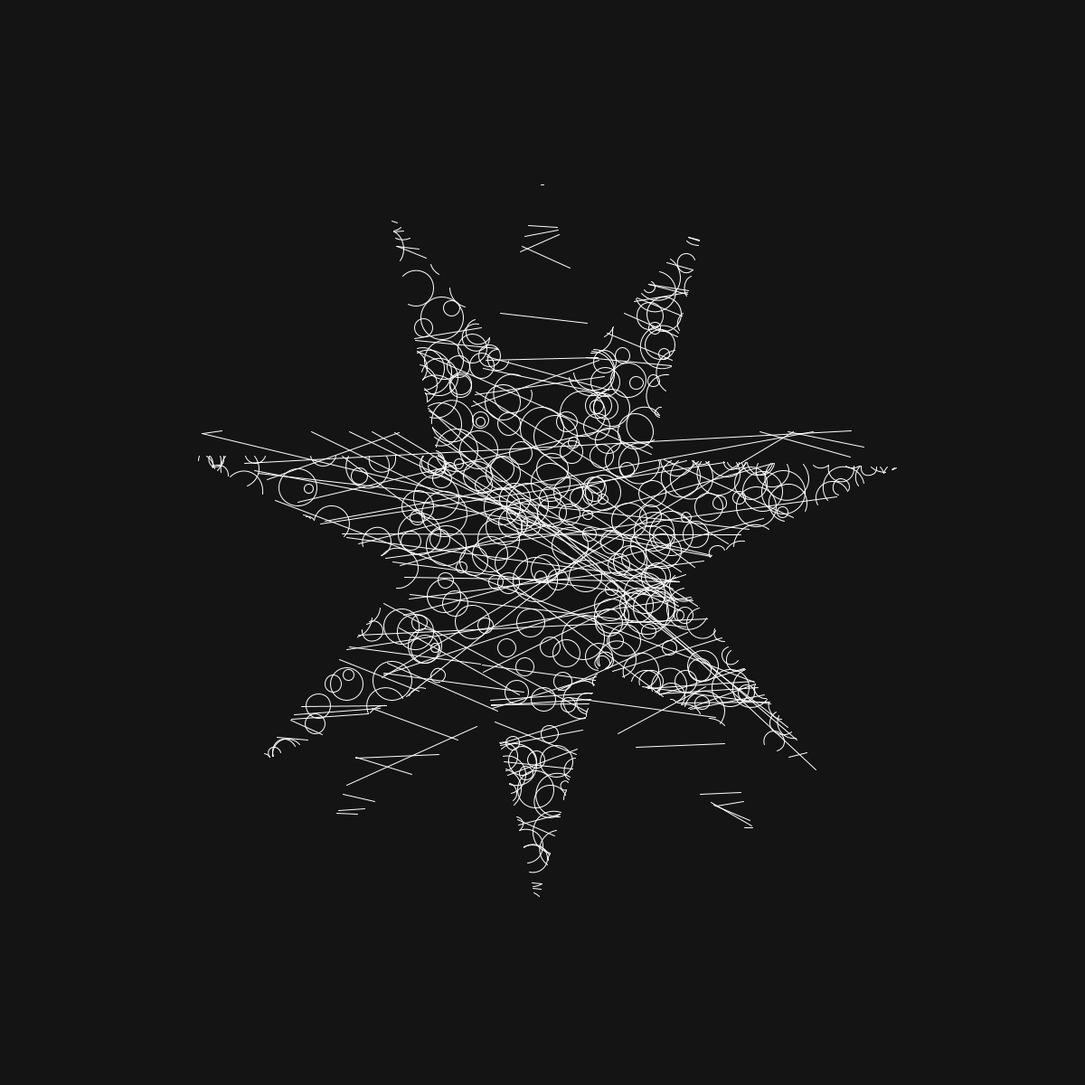
Frame 1 (no input)
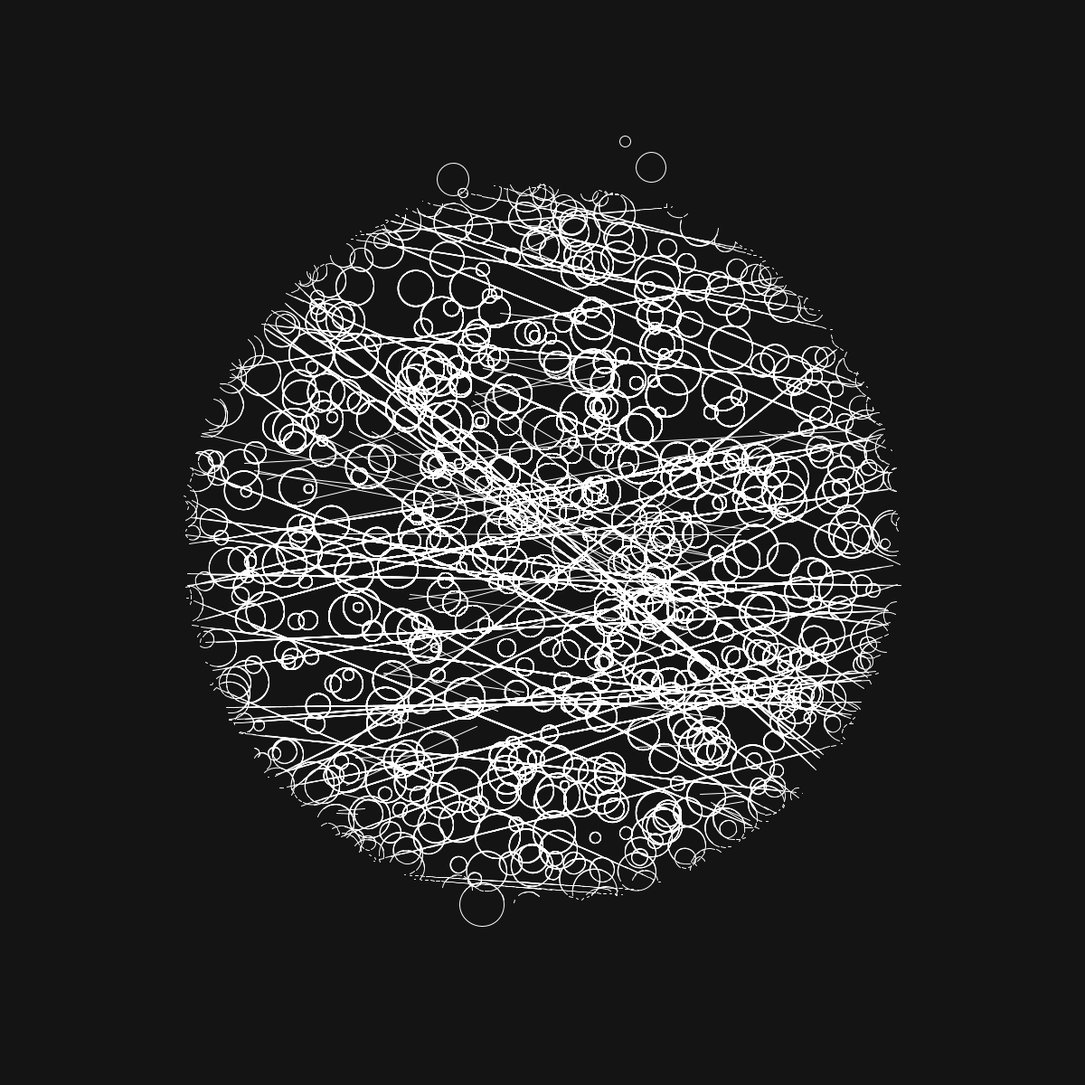
Frame 60 (the mouse pressed at the canvas centre just before this capture)
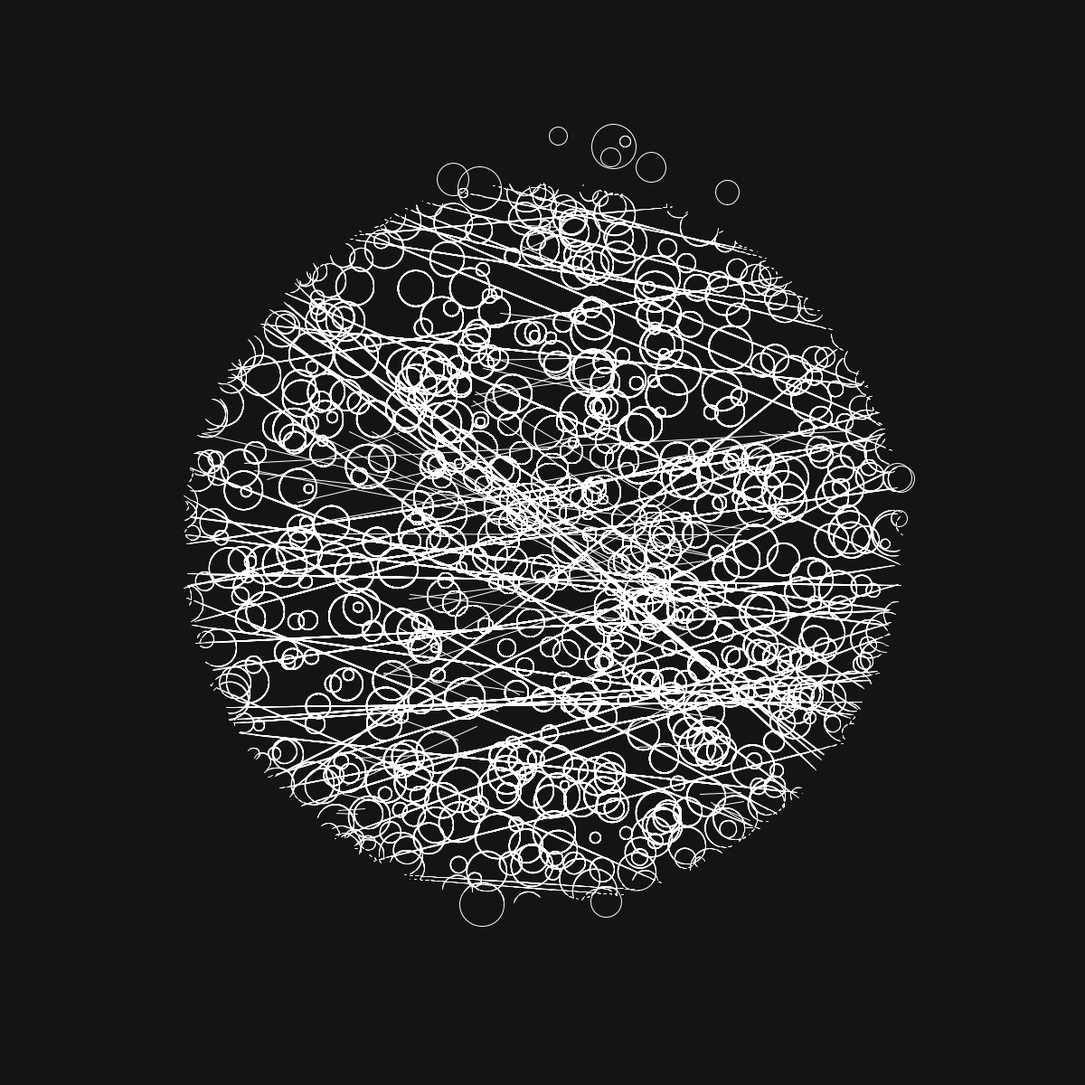
Frame 120 (the mouse held since frame 60 and released just before this capture)

The Processing sketch that drew these frames (run headless with seeded random() and noise(); from frame 60 on, the mouse is pressed at the canvas centre):

// Processing sketch: circle_math
// ── circle_math.pde
import java.util.Collections;
import java.util.Comparator;

float p = 150;
float ang = 0;
Point[] bounds;
Point[] star;
ArrayList<Circle> circles = new ArrayList<Circle>();
ArrayList<Line> lines = new ArrayList<Line>();

class Circle {
  float x;
  float y;
  float r;

  public Circle(float x, float y, float r) {
    this.x = x;
    this.y = y;
    this.r = r;
  }
}

class Line {
  float x1;
  float x2;
  float y1;
  float y2;

  public Line(float x1, float y1, float x2, float y2) {
    this.x1 = x1;
    this.y1 = y1;
    this.x2 = x2;
    this.y2 = y2;
  }
}

void setup() {
  size(1200, 1200);
  smooth(2);
  noFill();
  background(20);
  stroke(255);
  textSize(18);

  bounds = new Point[]{
    new Point(p, p),
    new Point(width - p, p),
    new Point(width - p, height - p),
    new Point(p, height - p)
  };

  star = makeStar(width / 2, height / 2, 5, 150, 400);

  for (int i = 0; i < 1000; i++) {
    circles.add(new Circle(random(p, width - p), random(p, height - p), random(10, 50)));
  }

  for (int i = 0; i < 50; i++) {
    constrainedLine(0, random(0, height), width, random(0, height), star);
    lines.add(new Line(0, random(0, height), width, random(0, height)));
  }
}

void draw() {
  clear();
  strokeWeight(1);
  stroke(255);
  ang = (ang + PI / 200) % TWO_PI;
  star = makeStar(width / 2, height / 2, 7, 150, 400, ang);
  // drawPolygon(star);

  for (Circle c: circles) {
    constrainedCircle(c.x, c.y, c.r, star);
  }

  for (Line l: lines) {
    constrainedLine(l.x1, l.y1, l.x2, l.y2, star);
  }
}

void drawPolygon(Point[] polygon) {
  for (int i = 0; i < polygon.length; i++) {
    Point p1 = polygon[i];
    Point p2 = i != polygon.length - 1 ? polygon[i + 1] : polygon[0];
    line(p1.x, p1.y, p2.x, p2.y);
  }
}

Point[] makeStar(float x, float y, int sides, float innerRadius, float outerRadius) {
  return makeStar(x, y, sides, innerRadius, outerRadius, 0);
}

Point[] makeStar(float x, float y, int sides, float innerRadius, float outerRadius, float startAngle) {
  float step = TWO_PI / (sides * 2);
  Point[] points = new Point[]{};
  for (int i = 0; i < sides * 2; i++) {
    float r = i % 2 == 0 ? outerRadius : innerRadius;
    float ang = step * i - (TWO_PI / (sides * 4)) + startAngle;
    points = (Point[])append(points, new Point(x + cos(ang) * r, y + sin(ang) * r));
  }
  return points;
}

public class CircleIntersectionComparable implements Comparator<Point> {
  Point center;

  public CircleIntersectionComparable(Point center) {
    this.center = center;
  }

  public int compare(Point p1, Point p2) {
    float a1 = atan2(p1.y - center.y, p1.x - center.x);
    float a2 = atan2(p2.y - center.y, p2.x - center.x);
    if (a1 == a2) return 0;
    if (a1 < a2) return -1;
    return 1;
  }
}

public class LineIntersectionComparable implements Comparator<Point> {
  public int compare(Point p1, Point p2) {
    if (p1.x != p2.x) {
      float dx = p2.x - p1.x;
      if (dx == 0) return 0;
      if (dx > 0) return -1;
      return 1;
    }
    float dy = p2.y - p1.y;
    if (dy == 0) return 0;
    if (dy > 0) return -1;
    return 1;
  }
}

void constrainedCircle(float x, float y, float r, Point[] polygon) {
  // Collect all intersection points
  ArrayList<Point> intersections = new ArrayList<Point>();
  Point circ = new Point(x, y);
  for (int i = 0; i < polygon.length; i++) {
    Point p1 = polygon[i];
    Point p2 = i != polygon.length - 1 ? polygon[i + 1] : polygon[0];
    intersections.addAll(circleLineIntersections(p1, p2, circ, r/2));
  }

  Collections.sort(intersections, new CircleIntersectionComparable(circ));

  // Intersections are in clockwise order. Draw the arcs between intersections if the arcs are in the bounding box
  int count = intersections.size();
  for (int i = 0; i < count; i++) {
    Point pt = intersections.get(i);
    Point pt2 = i + 1 >= count ? intersections.get(0) : intersections.get(i + 1);

    float start = atan2(pt.y - circ.y, pt.x - circ.x);
    float end = atan2(pt2.y - circ.y, pt2.x - circ.x);

    // follow the arc to see if the arc is in the bounds
    PVector normalVector = new PVector(pt.x - x, pt.y - y).setMag(2);
    normalVector.rotate(HALF_PI);
    if (isPointInPolygon(pt.x + normalVector.x, pt.y + normalVector.y, polygon)) {
      drawArc(x, y, r, start, end);
    }
  }

  // If there are no intersections and the circle is in the bounding box, just draw the circle
  if (count == 0 && isPointInPolygon(x, y, polygon)) {
    ellipse(x, y, r, r);
  }
}

void constrainedLine(float x1, float y1, float x2, float y2, Point[] polygon) {
  strokeWeight(1);
  stroke(255);

  ArrayList<Point> intersections = new ArrayList<Point>();
  Point start = new Point(x1, y1);
  Point end = new Point(x2, y2);
  // Make sure lines are drawn left-to-right
  if (start.x - end.x > 0.001 || abs(start.x - end.x) < 0.001 && start.y > end.y) {
    Point tmp = start;
    start = end;
    end = tmp;
  }
  for (int i = 0; i < polygon.length; i++) {
    Point p1 = polygon[i];
    Point p2 = polygon[(i + 1) % polygon.length];
    Point intersection = lineLineIntersections(p1, p2, start, end);
    if (intersection != null) {
      intersections.add(intersection);
    }
  }

  Collections.sort(intersections, new LineIntersectionComparable());

  int count = intersections.size();
  for (int i = -1; i < count; i++) {
    Point pt1 = i == -1 ? start : intersections.get(i);
    Point pt2 = i + 1 >= count ? end : intersections.get(i + 1);
    Point mid = midPoint(pt1, pt2);
    if (isPointInPolygon(mid.x, mid.y, polygon)) {
      line(pt1.x, pt1.y, pt2.x, pt2.y);
    }
  }

  // If there are no intersections and either the start or the end is in the polygon, draw the line segment
  if (count == 0 && isPointInPolygon(start.x, start.y, polygon)) {
    line(x1, y1, x2, y2);
  }
}

boolean isPointInPolygon(float px, float py, Point[] polygon) {
  // draw horizontal line from px,py to infinity,py
  Point p1 = new Point(px, py);
  Point p2 = new Point(1000000, py);
  int intersections = 0;
  // test for intersections with every line in polygon
  for (int i = 0; i < polygon.length; i++) {
    Point q1 = polygon[i];
    Point q2 = i != polygon.length - 1 ? polygon[i + 1] : polygon[0];

    // The point is on the perimeter, which counts as inside
    if (linesIntersect(p1, p2, q1, q2)) {
      if (angleOrientation(q1, p1, q2) == 0) {
        return pointIsOnSegment(p1, q1, q2);
      }
      intersections++;
    }
  }

  // An odd number of intersections means the point is in the polygon.
  // Every time the horizontal line intersects with the perimeter of the polygon,
  // the line is either entering or exiting the polygon.
  // Since we know that the line ends outside of the polygon, we also know that the last intersection
  // is an exit. This means that the intersections follows either the pattern
  // enter, exit, enter, exit (even)
  // exit, enter, exit, enter, exit (odd)
  // Note that for an odd number of intersections, the first intersection has to be an exit, meaning the point
  // was in the polygon to begin with.
  return intersections % 2 == 1;
}

boolean pointIsOnSegment(Point test, Point line1, Point line2) {
  if (
    test.x <= max(line1.x, line2.x) && test.x >= min(line1.x, line2.x) &&
    test.y <= max(line1.y, line2.y) && test.y >= min(line1.y, line2.y)
  ) {
    return true;
  }
  return false;
}

int angleOrientation(Point p, Point q, Point r) {
  float val = (q.y - p.y) * (r.x - q.x) - (q.x - p.x) * (r.y - q.y);
  if (val == 0) return 0; // colinear
  return val > 0 ? 1 : 2; // 1 is clockwise, 2 is counterclockwise
}

boolean linesIntersect(Point p1, Point q1, Point p2, Point q2) {
  int o1 = angleOrientation(p1, q1, p2);
  int o2 = angleOrientation(p1, q1, q2);
  int o3 = angleOrientation(p2, q2, p1);
  int o4 = angleOrientation(p2, q2, q1);

  if (o1 != o2 && o3 != o4) return true;

  // Colinearity cases
  if (o1 == 0 && pointIsOnSegment(p2, p1, q1)) return true;
  if (o2 == 0 && pointIsOnSegment(q2, p1, q1)) return true;
  if (o3 == 0 && pointIsOnSegment(p1, p2, q2)) return true;
  if (o4 == 0 && pointIsOnSegment(q1, p2, q2)) return true;

  return false;
}

void drawArc(float x, float y, float r, float start, float end) {
  if (start < 0) {
    start += TWO_PI;
  }
  if (end < 0) {
    end += TWO_PI;
  }

  if (start == end) {
    ellipse(x, y, r, r);
    return;
  }

  arc(x, y, r, r, start, end);
  if (start > end) {
    arc(x, y, r, r, start, TWO_PI);
    arc(x, y, r, r, 0, end);
  }
}


class Point {
  public float x;
  public float y;
  public Point(float x, float y) {
    this.x = x;
    this.y = y;
  }

  public String toString() {
    return "{" + this.x + ", " + this.y + "}";
  }
}

float[] quadratic(float a, float b, float c) {
  float root = sqrt(b * b - 4 * a * c);
  return new float[]{ (-b - root) / (2 * a), (-b + root) / (2 * a) };
}

// 4. make it work with lines as well as circles
// 6. apply it to the product grids
// 7. create new comp with product logo in the bottom left and grid filling the rest of the space
// 8. modify comp by adding entropy (circle radius and line spacing)

ArrayList<Point> circleLineIntersections(Point l1, Point l2, Point circleCenter, float r) {
  float lx1 = l1.x;
  float ly1 = l1.y;
  float lx2 = l2.x;
  float ly2 = l2.y;
  float cx = circleCenter.x;
  float cy = circleCenter.y;

  ArrayList<Point> intersections = new ArrayList<Point>();
  PVector vector = new PVector(lx2 - lx1, ly2 - ly1);
  boolean isVertical = lx2 == lx1;

  // Lines must be oriented left to right for the upcoming math to work
  if (lx1 - lx2 > 0.001) {
    float tmpx = lx2;
    lx2 = lx1;
    lx1 = tmpx;
    float tmpy = ly2;
    ly2 = ly1;
    ly1 = tmpy;
  }

  // Intersections need to be collected in a clockwise order. Whether points should be collected from
  // left-to-right or right-to-left is based on the angle of the vector of the line segment.
  // If the angle of the line segment is between 270 and 90 (right side), we want ltr, otherwise,
  // we want rtl.
  boolean rtl = isVertical && vector.y > 0 || vector.x < 0;

  if (isVertical) {
    // (x - cx)^2 + (y - cy)^2 = r^2
    // (lx1 - cx)^2 + (y - cy)^2 = r^2
    // (y - cy)^2 = r^2 - (lx1 - cx)^2
    // y - cy = (+/-)sqrt(r^2 - (lx1 - cx)^2)
    // y = sqrt(r^2 - (lx1 - cx)^2) + cy
    float root = sqrt(r * r - (lx1 - cx) * (lx1 - cx));
    float[] yCoords = new float[]{ root + cy, -root + cy };
    if (rtl) {
      yCoords = reverse(yCoords);
    }
    for (int i = 0; i < yCoords.length; i++) {
      if (yCoords[i] > ly1 && yCoords[i] < ly2 || yCoords[i] > ly2 && yCoords[i] < ly1) {
        intersections.add(new Point(lx1, yCoords[i]));
      }
    }
    return intersections;
  } else {
    float slope = isVertical ? Float.MAX_VALUE : (ly2 - ly1) / (lx2 - lx1);
    float yInt = ly1 - slope * lx1;

    // Quadratic form of this circle and this line segment
    float a = slope * slope + 1;
    // 2(mc−mq−p)
    float b = 2 * (slope * yInt - slope * cy - cx);
    // (q^2−r^2+p^2−2cq+c^2)
    float c = cy * cy - r * r + cx * cx - 2 * yInt * cy + yInt * yInt;
    float delta = b * b - 4 * a * c;

    // Line either does not intersect or lies tangent
    if (delta <= 0) {
      return intersections;
    }

    float[] xCoords = quadratic(a, b, c);
    if (rtl) {
      xCoords = reverse(xCoords);
    }
    for (int i = 0; i < xCoords.length; i++) {
      if (xCoords[i] > lx1 && xCoords[i] < lx2 || xCoords[i] > lx2 && xCoords[i] < lx1) {
        intersections.add(new Point(xCoords[i], slope * xCoords[i] + yInt));
      }
    }
    return intersections;
  }
}

Point lineLineIntersections(Point testStart, Point testEnd, Point subjectStart, Point subjectEnd) {
  // A line can intersect another line 0, 1, or infinity times
  // For the infinity times case, we return no points, since it's the functional equivalent as not intersecting

  // Re-orient points to make sure end.x > start.x
  if (testEnd.x > testStart.x) {
    Point tmp = testStart;
    testStart = testEnd;
    testEnd = tmp;
  }

  if (subjectEnd.x > subjectEnd.x) {
    Point tmp = subjectStart;
    subjectStart = subjectEnd;
    subjectEnd = tmp;
  }

  // Exit early if there is no intersection
  if (!linesIntersect(testStart, testEnd, subjectStart, subjectEnd)) return null;
  // Exit early if the lines are colinear
  if (angleOrientation(subjectStart, testStart, subjectEnd) == 0) return null;

  // Finally, calculate the actual intersection
  float testSlope = slope(testStart, testEnd);
  float subjectSlope = slope(subjectStart, subjectEnd);
  float testYInt = testStart.y - testSlope * testStart.x;
  float subjectYInt = subjectStart.y - subjectSlope * subjectStart.x;

  float x;
  float y;

  // Test is vertical case
  if (testSlope == Float.MAX_VALUE) {
    x = testStart.x;
    return new Point(x, subjectSlope * x + subjectYInt);
  }

  // Subject is vertical case
  if (subjectSlope == Float.MAX_VALUE) {
    x = subjectStart.x;
    return new Point(x, testSlope * x + testYInt);
  }

  // Usual Case
  x = (testYInt - subjectYInt) / (subjectSlope - testSlope);
  return new Point(x, subjectSlope * x + subjectYInt);
}

float slope(Point start, Point end) {
  boolean isVertical = abs(end.x - start.x) < 0.001;
  return isVertical ? Float.MAX_VALUE : (end.y - start.y) / (end.x - start.x);
}

Point midPoint(Point start, Point end) {
  float dx = abs(end.x - start.x);
  float dy = abs(end.y - start.y);
  return new Point(min(start.x, end.x) + dx/2, min(start.y, end.y) + dy/2);
}
